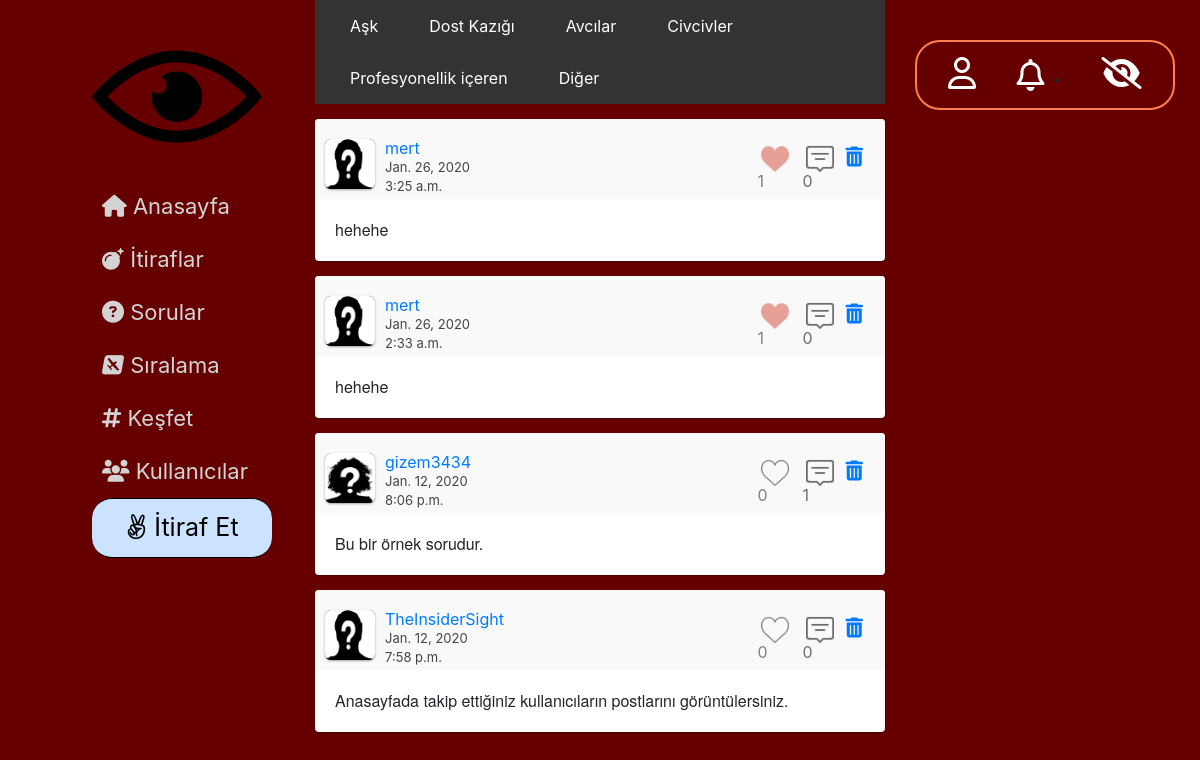
Screenshot of /ask-itiraf/ (signed in) with the database file from the repository.
### website/models.py (models this page shows, shortened)
class Post(models.Model):
    Post_Type = (
        ('Post', 'Post'),
        ('Soru', 'Soru'),
        ('Yorum', 'Yorum')
    )
    Category = (
        ('Aşk', 'Aşk'),
        ('Dost Kazığı', 'Dost Kazığı'),
        ('Avcılar', 'Avcılar'),
        ('Civcivler', 'Civcivler'),
        ('Profesyonellik içerenler', 'Profesyonellik içerenler'),
        ('Diğer', 'Diğer')
    )
    publish_by = models.ForeignKey(UserProfile, on_delete=models.CASCADE)
    post_type = models.CharField(max_length=20, choices=Post_Type)
    category = models.CharField(max_length=50, choices=Category)
    publish_date = models.DateField()
    publish_time = models.TimeField(auto_now_add=True)
    content = models.TextField(max_length=2000)
    likes = models.ManyToManyField(User, blank=True, related_name='post_likes')
    replycount = models.IntegerField(default=0)
    def get_reply_url(self):
        return f"/cevapla/{self.pk}/"
    def get_like_api_url(self):
        return f"/begen/api/{self.pk}/"
    def get_delete_post_url(self):
        return f"/post/sil/{self.pk}/"

class UserProfile(models.Model):
    GENDER = (
        ('E', 'Erkek'),
        ('K', 'Kadın'),
    )
    FACULTY = (
        ('Mühendislik', 'Mühendislik'),
        ('Mimarlık', 'Mimarlık'),
        ('Fen-Edebiyat', 'Fen-Edebiyat'),
        ('İktisadi-İdari', 'İktisadi-İdari'),
        ('Güzel Sanatlar', 'Güzel Sanatlar')
    )
    gender = models.CharField(max_length=1, choices=GENDER)
    faculty = models.CharField(max_length=20, choices=FACULTY)
    birthdate = models.DateField()
    createdat = models.DateField()
    following = models.ManyToManyField('self', symmetrical=False, through='Follower_List')
    postCount = models.IntegerField(blank=True, null=True)
    point = models.IntegerField(default=0)
    user = models.ForeignKey(User, on_delete=models.CASCADE)
    def get_profile_url(self):
        return f"/profil/{self.pk}/"

### website/views.py (the view)
    def wrapper(request, *args, **kw):
        user = request.user
        if not user.is_authenticated:
            return redirect('login')
        else:
            return function(request, *args, **kw)

### website/views.py (called while the page is built)
def my_login_required(function):
    def wrapper(request, *args, **kw):
        user = request.user
        if not user.is_authenticated:
            return redirect('login')
        else:
            return function(request, *args, **kw)
    return wrapper

def getNotifications(request):
    if request.user.is_anonymous:
        return {}
    n = Notification.objects.all().filter(recipient=request.user)
    for notif in n:
        print(notif)
    return {
        'notification_list': n,
        'count': n.count(),
    }

@my_login_required
def ask_confessions_view(request):
    return render(request, 'prof.html', {'confession_list': category_post_getter(request, 'Aşk')})

def category_post_getter(request, category):
    confession_list = Post.objects.all().filter(category=category)
    confession_list = create_paginator(request, confession_list)
    return confession_list

def create_paginator(request, list):
    page = request.GET.get('page', 1)
    paginator = Paginator(list, 20)
    try:
        posts = paginator.page(page)
    except PageNotAnInteger:
        posts = paginator.page(1)
    except EmptyPage:
        posts = paginator.page(paginator.num_pages)
    return posts

### templates/prof.html (shortened to what this page needs)
{% extends 'base.html' %}
{% block content %}
            <div id="content-side">
            <div class="categories">
                    <ul>
            <li><a class="active" href="{% url 'ask_itiraf' %}">Aşk</a></li>
            <li><a href="{% url 'dost_itiraf' %}">Dost Kazığı</a></li>
            <li><a href="{% url 'avci_itiraf' %}">Avcılar</a></li>
            <li><a href="{% url 'civciv_itiraf' %}">Civcivler</a></li>
            <li><a href="{% url 'prof_itiraf' %}">Profesyonellik içeren</a></li>
            <li><a href="{% url 'diger_itiraf' %}">Diğer</a></li>
            </ul>
          </div>
                {% for confession in confession_list reversed %}
               {% include "classic-post.html" with post=confession%}
                {% endfor %}
        </div>
{% endblock %}

### templates/classic-post.html
{% load static %}
 <div class="post">
                    <div class="user">
                        <div class="user-img"> {% ifequal post.publish_by.gender 'E' %}
              <img src="{% static 'media/erkek.png' %}" alt="profil resmi">
          {% endifequal %}
      {% ifequal post.publish_by.gender 'K' %}
              <img src="{% static 'media/kadın.jpg' %}" alt="profil resmi">
          {% endifequal %}</div>
                        <div class="user-info">
                            <a href="{{ post.publish_by.get_profile_url }}"><div class="user-name">{{ post.publish_by.user.username }}</div></a>
                             <span class="post-date">{{post.publish_date}}</span><br>
                            <span class="post-date"> {{ post.publish_time }}</span>
                        </div>
                        <div class="actions">
                          {% if request.user.is_superuser %}
                                 <div class="actions">
                                     <a href="{{ post.get_delete_post_url }}"><i class="fas fa-trash-alt fa-lg" style="position: relative; top:15px; left:8px;"></i></a>
                        </div>
                            {% endif %}
                            {% if request.user in post.likes.all %}
                               <span> <a  data-href="{{ post.get_like_api_url }}"  data-likes={{ post.likes.count }} class="like_button">  <span class="like-red like-ch" > <div class="like-count">{{ post.likes.count }}</div></span> </a></span>
                            {% else %}
                              <span><a  data-href="{{ post.get_like_api_url }}"  data-likes={{ post.likes.count }} class="like_button"> <span class="no-like like-ch" id="like"><div class="like-count">{{ post.likes.count }}</div></span></a></span>
                            {% endif %}
                           <span id="comment-span"> <a href="{{ post.get_reply_url }}"><span class="comment" ><div id="comment-count"> {{ post.replycount }}</div> </span></a></span>
                        </div>
                    </div>
                    <div class="content">
                       {{ post.content }}
                    </div>
                </div>

### website/static/css/main.css (style rules this page uses)
.post { margin: 15px auto 10px; width: 100%; background: #fff; border-radius: 4px; box-shadow: 0 1px 3px rgba(0, 0, 0, 0.12), 0 1px 2px rgba(0, 0, 0, 0.24); transition: all 0.2s ease-in-out; overflow: hidden; }
.post .user { padding: 10px; position: relative; background: #f9f9f9; overflow: hidden; }
.post .user .user-img { margin-top: 10px; margin-right: 10px; width: 50px; height: 50px; float: left; border-radius: 6px; background: #444; box-shadow: 0 1px 3px rgba(0, 0, 0, 0.12), 0 1px 2px rgba(0, 0, 0, 0.24); overflow: hidden; }
.post .user .user-img img { position: relative; width: 100%; height: 100%; }
.post .user .user-info { padding-top: 10px; margin-right: 10px; width: calc(100% - 190px); height: 45px; line-height: 18px; float: left; color: #98d; }
.post .user .user-info .post-date { font-size: 13px; color: #444; }
.post .user .actions { float: right; margin-right: 10px }
.post .user .actions span { margin-right: 10px; width: 35px; height: 60px; float: left; display: block; cursor: pointer; overflow: hidden; background-size: 80%; background-position: 50% 50%; background-repeat: no-repeat; opacity: 0.75; transition: 0.25s opacity ease-in-out; }
#comment-count { text-decoration: none; color: black !important; }
.post .user .actions span:last-child { margin-right: 0; }
.like-red { background-image: url('/static/media/like.png'); }
.no-like { background-image: url('/static/media/no_like.png'); }
.post .content { padding: 20px; font-size: 16px; line-height: 22px; font-family: 'Helvetica Neue'; overflow: hidden; }
.like-count { position: relative; padding-top: 40px; }
.comment { position: relative; padding-top: 40px; }
.categories { position: -webkit-sticky; position: sticky; border-radius: 4px; top: 0; z-index: 1; }
.categories ul { list-style-type: none; margin: 0; padding: 0; overflow: hidden; background-color: #333; }
.categories li { float: left; }
.categories li a { display: block; color: white; margin-left: 19px; text-align: center; padding: 14px 16px; text-decoration: none; }

### rows the page displays
Post: publish_by.user.username "mert", publish_date "Jan. 26, 2020", publish_time "3:25 a.m.", likes.count "1", replycount "0", content "hehehe"
Post: publish_by.user.username "mert", publish_date "Jan. 26, 2020", publish_time "2:33 a.m.", likes.count "1", replycount "0", content "hehehe"
Post: publish_by.user.username "gizem3434", publish_date "Jan. 12, 2020", publish_time "8:06 p.m.", likes.count "0", replycount "1", content "Bu bir örnek sorudur."
Post: publish_by.user.username "TheInsiderSight", publish_date "Jan. 12, 2020", publish_time "7:58 p.m.", likes.count "0", replycount "0", content "Anasayfada takip ettiğiniz kullanıcıların postlarını görüntülersiniz."
